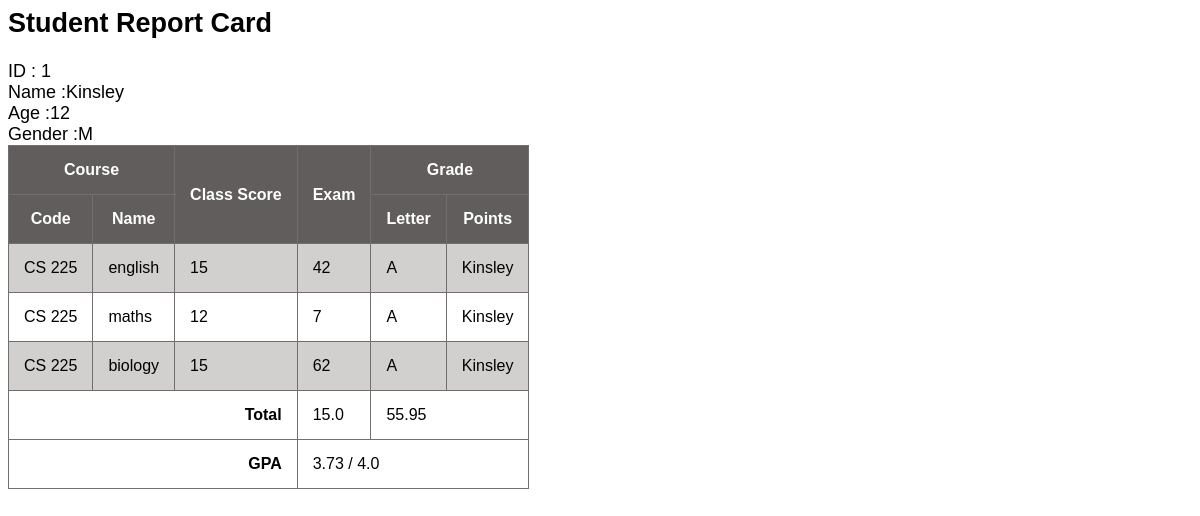
/me.php, run on the app's committed database.
### tables this page shows
CREATE TABLE `students_info` (
  `name` varchar(7) DEFAULT NULL,
  `sex` varchar(1) DEFAULT NULL,
  `age` int(11) DEFAULT NULL,
  `students_ID` int(11) DEFAULT NULL
);

CREATE TABLE `scores_panel` (
  `1stCA` int(11) DEFAULT NULL,
  `2ndCA` int(11) DEFAULT NULL,
  `exam` int(11) DEFAULT NULL,
  `students_ID` int(11) DEFAULT NULL,
  `subjectID` int(11) DEFAULT NULL
);

CREATE TABLE `subject` (
  `subjectname` varchar(11) DEFAULT NULL,
  `subjectID` varchar(9) DEFAULT NULL
);

### me.php (the view, shortened to what this page needs)
<html>
<head>
  <h2> Student Report Card </h2>
</head>
<body>
<?php
                                                             $student_data = mysql_query("SELECT * FROM students_info WHERE students_id = 1 ");
                                                             $row = mysql_fetch_array($student_data);
                                                            ?>
    <span>ID :</span> <?php echo $row['students_ID']?><br>
    <span>Name :</span><?php echo $row['name']?><br>
    <span>Age :</span><?php echo $row['age']?><br>
    <span>Gender :</span><?php echo $row['sex']?><br>
  <table>
    <thead>
      <tr>
        <td colspan="3">Course </td>
        <td rowspan="2"> Class Score </td>
        <td rowspan="2"> Exam </td>
        <td colspan="2"> Grade </td>
      </tr>
      <tr>
        <td>Code </td>
        <td colspan="2"> Name </td>
        <td> Letter </td>
        <td> Points </td>
      </tr>
    </thead>
    <tbody>
    <?php
     $get_query = mysql_query("SELECT s.*,i.name,d.subjectname FROM scores_panel s,students_info i,subject d WHERE i.students_id = s.students_id AND s.subjectid = d.subjectid AND i.students_id = 1 ");
      while ($details = mysql_fetch_array($get_query)) {
        ?>
      <tr>
        <td>CS 225 </td>
        <td colspan="2"><?=$details['subjectname']?> </td>
        <td> <?=$details['2ndCA']?></td>
        <td> <?=$details['exam']?> </td>
        <td> A </td>
        <td> <?=$details['name']?> </td>
      </tr>
      <?php } mysql_free_result($get_query)?>
    </tbody>
    <tfoot>
      <tr>
        <td colspan="4" class="footer">Total</td>
        <td> 15.0 </td>
        <td colspan="2">55.95 </td>
      </tr>
      <tr>
        <td colspan="4" class="footer">GPA</td>
        <td colspan="3">3.73 / 4.0 </td>
      </tr>
  </table>
</body>
    </html>

### me.php (style rules this page uses)
html { font-family:arial; font-size: 18px; }
td { border: 1px solid #726E6D; padding: 15px; }
thead { font-weight:bold; text-align:center; background: #625D5D; color:white; }
table { border-collapse: collapse; }
.footer { text-align:right; font-weight:bold; }
tbody >tr:nth-child(odd) { background: #D1D0CE; }

### data on the page
students_info: students_ID "1", name "Kinsley", age "12", sex "M"
scores_panel: subjectID.subjectname "english", 2ndCA "15", exam "42", students_info.name "Kinsley"
scores_panel: subjectID.subjectname "maths", 2ndCA "12", exam "7", students_info.name "Kinsley"
scores_panel: subjectID.subjectname "biology", 2ndCA "15", exam "62", students_info.name "Kinsley"
